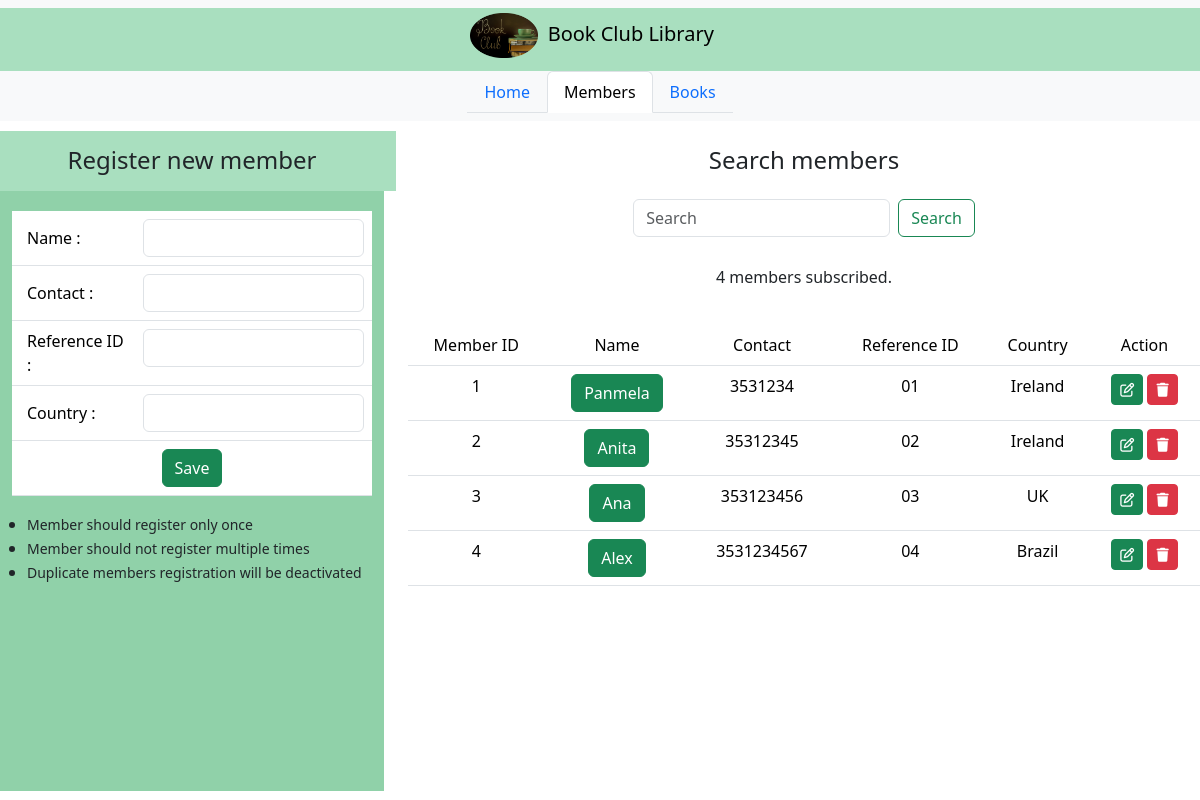
The app's page /members, older data.
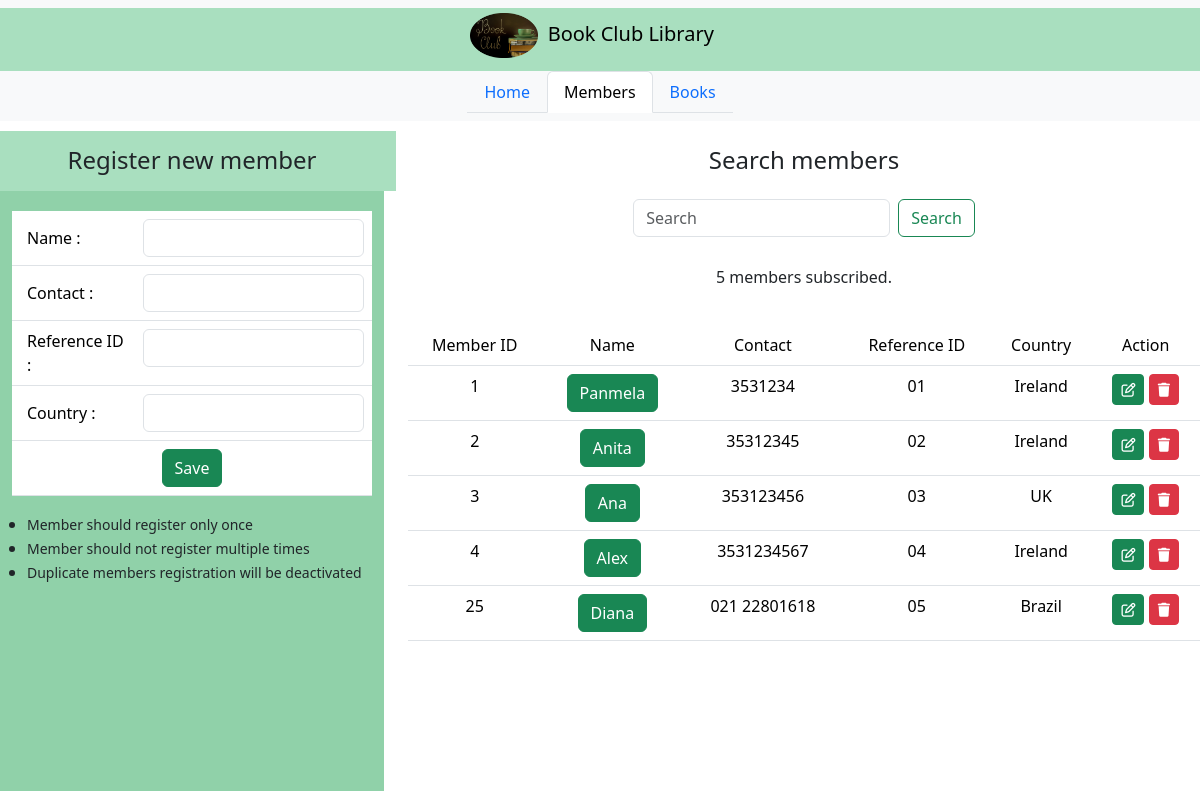
The same page, newer data.
### bis_app/models.py (models this page shows, shortened)
class member(models.Model):
    reference_id=models.CharField(max_length=200)
    member_name=models.CharField(max_length=200)
    member_contact=models.CharField(max_length=200)
    member_country=models.CharField(max_length=200)
    active=models.BooleanField(default=True)

### bis_app/views.py (the view, shortened to what this page needs)
# urls.py: path('members', members_tab),
def members_tab(request):
    if request.method=="GET":
        members = member.objects.all()
        return render(request,"members.html",
                  context={"current_tab": "members",
                           "members":members}
                ) #observe that I am calling the members.html page

### bis_app/templates/members.html (shortened to what this page needs)
<!DOCTYPE html>
{% extends "index.html"%}
{% load static %}
{% block main_content %}
<div class="container-flex text-center justify-content-center align-items-center" style="">
<div class="row justify-content-center align-middle" style="margin-top: 10px;height:60px;">
    <div class="col-md-4 text-dark" style="background-color:#a9dfbf;">
        <h4 style="margin-top:15px">Register new member</h4>
    </div>
    <div class="col-md-8">
        <h4 style="margin-top:15px">Search members</h4>
    </div>
</div>
<div class="row">
    <div class="col-md-4">
        <div class="container" style="overflow-y:auto;height:600px;background:#90d1a9">
            <form class="d-flex" action="members/add" method="POST">
                <table class="table" style="margin-top: 20px;">
                    <tr>
                        <td style="text-align: left;vertical-align:middle; padding-left: 15px;">Name : </td>
                        <td><input  required type="text" class="form-control" name="member_name"></td>
                    </tr>
                    <tr>
                        <td style="text-align: left;vertical-align:middle; padding-left: 15px;">Contact : </td>
                        <td><input  required type="text" class="form-control" name="member_contact"></td>
                    </tr>
                    <tr>
                        <td style="text-align: left;vertical-align:middle; padding-left: 15px;">Reference ID : </td>
                        <td><input  required type="text" class="form-control" name="reference_id"></td>
                    </tr>
                    <tr>
                        <td style="text-align: left;vertical-align:middle; padding-left: 15px;">Country : </td>
                        <td><input required type="text" class="form-control" name="member_country"></td>
                    </tr>
                    <tr>
                        <td colspan="2">
                            <button class="btn btn-success" type="submit"name="members/add">Save</button></td>
                    </tr>
                </table>
            </form>
            <ul style="text-align: left;vertical-align: middle;padding-left: 15px;">
                <li><small>Member should register only once</small></li>
                <li><small>Member should not register multiple times</small></li>
                <li><small>Duplicate members registration will be deactivated</small></li>
            </ul>
        </div>
    </div>
    <div class="col-md-8">
        <div class="row">
            <nav class="navbar bg-body-light">
                <div class="container-fluid justify-content-center align-items-center">
                    <form class="d-flex" role="search" action="/members" method="POST">
                        <input class="form-control me-2" type="search" placeholder="Search" aria-label="Search" name="query" value="{{query}}">
                        <button class="btn btn-outline-success" type="submit">Search</button>
                    </form>
                </div>
            </nav>
        </div>
        <div class="row" style="margin-top: 20px;">
            <p>{{members | length}} members subscribed.</p>
        </div>
        <div class="row" style="margin-top: 20px;">
            <div class="container" style="overflow-y:auto;height:400px">
                <table class="table table-hover">
                    <thead>
                        <tr>
                            <td>Member ID</td>
                            <td>Name</td>
                            <td>Contact</td>
                            <td>Reference ID</td>
                            <td>Country</td>
                            <td>Action</td>
                        </tr>
                    </thead>
                    <tbody>
                        {% for member in members %}
                            <tr>
                                <td>{{member.id}}</td>
                                <td>{% if member.active %}
                                        <span class="btn btn-success">{{member.member_name}}</span>
                                    {% else %}
                                        <span class="btn btn-secondary">{{member.member_name}}</span>
                                    {% endif %}
                                </td>
                                <td>{{member.member_contact}}</td>
                                <td>{{member.reference_id}}</td>
                                <td>{{member.member_country}}</td>
                                <td><a href="" data-bs-toggle="modal" data-bs-target="#updatememberModal_{{member.id}}" class="btn btn-sm btn-success"><i class="fa-regular fa-pen-to-square"></i></a>
                                    <a href="" data-bs-toggle="modal" data-bs-target="#deletememberModal_{{member.id}}" class="btn btn-sm btn-danger"><i class="fa-solid fa-trash"></i></a></td>
                            </tr>
                        {% endfor %}
                    </tbody>
                </table>
            </div>
        </div>
    </div>
</div>
</div>
{% endblock %}

### bis_app/templates/index.html (shortened to what this page needs)
<!doctype html>
{%load static%}
<html lang="en">
  <head>
    <link href="https://cdn.jsdelivr.net/npm/bootstrap@5.3.3/dist/css/bootstrap.min.css" rel="stylesheet">
    <link rel="stylesheet" href="https://cdnjs.cloudflare.com/ajax/libs/font-awesome/6.4.0/css/all.min.css" />
  </head>
<body>
    <nav class="navbar bg-body-tertiary">
        <div class="container-fluid justify-content-center align-items-center" style="background-color: #a9dfbf">
            <span class="navbar-brand lb-1 h3 text-black">
                <img src="{% static '/circular_image.png' %}" alt="bis" height="45" style="margin-right: 10px">Book Club Library</span>
        </div>
    <div class="container-fluid justify-content-center align-items-center">
        <ul class="nav nav-tabs">
            <li class="nav-item">
                {% if current_tab == 'home'%}
                    <a class="nav-link active" aria-current="page" href="/home">Home</a>
                {% else %}
                    <a class="nav-link" aria-current="page" href="/home">Home</a>
                {% endif %}
            </li>
            <li class="nav-item">
                {% if current_tab == 'members'%}
                    <a class="nav-link active" aria-current="page" href="/members">Members</a>
                {% else %}
                    <a class="nav-link" aria-current="page" href="/members">Members</a>
                {% endif %}
            </li>
            <li class="nav-item">
                {% if current_tab == 'books'%}
                    <a class="nav-link active" aria-current="page" href="/books">Books</a>
                {% else %}
                    <a class="nav-link" aria-current="page" href="/books">Books</a>
                {% endif %}
            </li>
        </ul>
    </div>
    </nav>
        {% block main_content %}
        {% endblock %}
</body>
</html>

Row changes from the older to the newer data that the page shows:
changed member "Alex": member_country "Brazil" → "Ireland"
added member: id "25", member_name "Diana", member_contact "021 22801618", reference_id "05", member_country "Brazil"
Text that changed along with them:
{{ members | length }}: "4" → "5"
